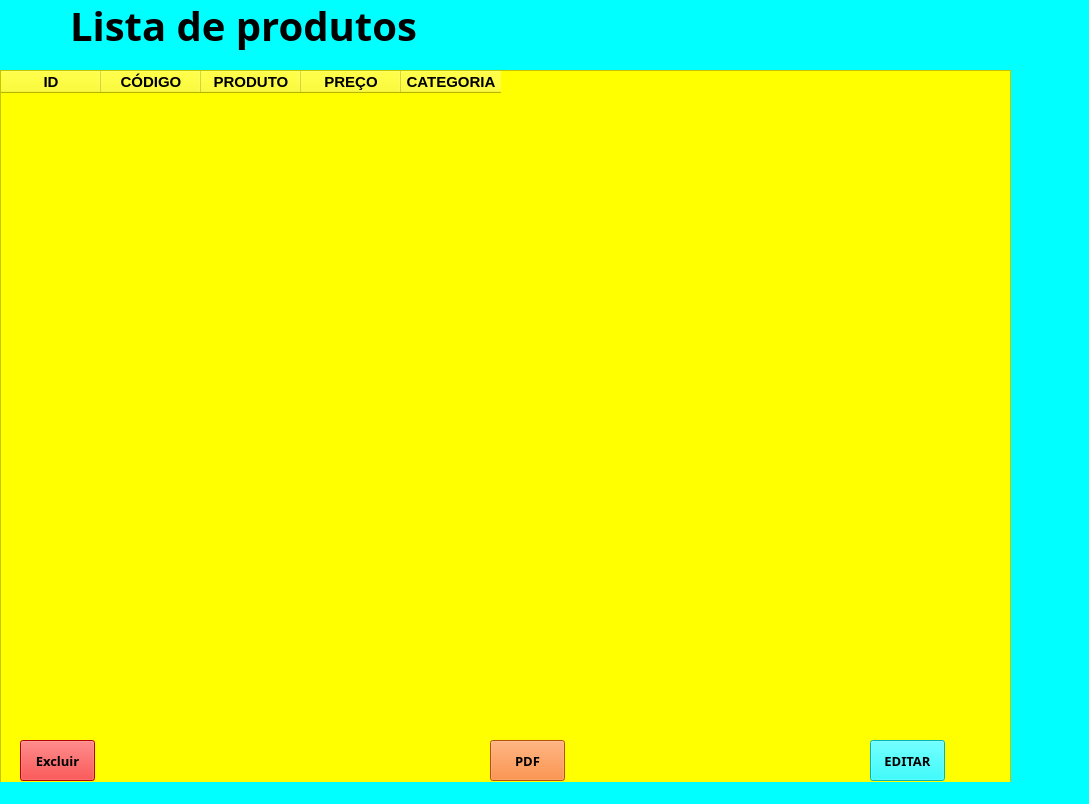
<?xml version="1.0" encoding="UTF-8"?>
<ui version="4.0">
 <class>MainWindow</class>
 <widget class="QMainWindow" name="MainWindow">
  <property name="geometry">
   <rect>
    <x>0</x>
    <y>0</y>
    <width>1089</width>
    <height>804</height>
   </rect>
  </property>
  <property name="windowTitle">
   <string>MainWindow</string>
  </property>
  <property name="styleSheet">
   <string notr="true">background-color: rgb(0, 255, 255);</string>
  </property>
  <widget class="QWidget" name="centralwidget">
   <widget class="QLabel" name="label">
    <property name="geometry">
     <rect>
      <x>70</x>
      <y>-10</y>
      <width>381</width>
      <height>71</height>
     </rect>
    </property>
    <property name="font">
     <font>
      <family>Arial Black</family>
      <pointsize>30</pointsize>
      <weight>75</weight>
      <bold>true</bold>
     </font>
    </property>
    <property name="text">
     <string>Lista de produtos</string>
    </property>
   </widget>
   <widget class="QTableWidget" name="tableWidget">
    <property name="geometry">
     <rect>
      <x>0</x>
      <y>70</y>
      <width>1011</width>
      <height>731</height>
     </rect>
    </property>
    <property name="font">
     <font>
      <pointsize>14</pointsize>
      <weight>75</weight>
      <bold>true</bold>
     </font>
    </property>
    <property name="styleSheet">
     <string notr="true">background-color: rgb(255, 255, 0);</string>
    </property>
    <property name="gridStyle">
     <enum>Qt::NoPen</enum>
    </property>
    <column>
     <property name="text">
      <string>ID</string>
     </property>
     <property name="font">
      <font>
       <pointsize>11</pointsize>
       <weight>75</weight>
       <bold>true</bold>
      </font>
     </property>
    </column>
    <column>
     <property name="text">
      <string>CÓDIGO</string>
     </property>
     <property name="font">
      <font>
       <pointsize>11</pointsize>
       <weight>75</weight>
       <bold>true</bold>
      </font>
     </property>
    </column>
    <column>
     <property name="text">
      <string>PRODUTO</string>
     </property>
     <property name="font">
      <font>
       <pointsize>11</pointsize>
       <weight>75</weight>
       <bold>true</bold>
      </font>
     </property>
    </column>
    <column>
     <property name="text">
      <string>PREÇO</string>
     </property>
     <property name="font">
      <font>
       <pointsize>11</pointsize>
       <weight>75</weight>
       <bold>true</bold>
      </font>
     </property>
    </column>
    <column>
     <property name="text">
      <string>CATEGORIA</string>
     </property>
     <property name="font">
      <font>
       <pointsize>11</pointsize>
       <weight>75</weight>
       <bold>true</bold>
      </font>
     </property>
    </column>
   </widget>
   <widget class="QPushButton" name="pushButton">
    <property name="geometry">
     <rect>
      <x>490</x>
      <y>740</y>
      <width>75</width>
      <height>41</height>
     </rect>
    </property>
    <property name="font">
     <font>
      <family>Montserrat Alternates Black</family>
      <pointsize>10</pointsize>
      <weight>75</weight>
      <bold>true</bold>
     </font>
    </property>
    <property name="styleSheet">
     <string notr="true">
background-color: rgb(255, 111, 15);</string>
    </property>
    <property name="text">
     <string>PDF</string>
    </property>
   </widget>
   <widget class="QPushButton" name="pushButton_2">
    <property name="geometry">
     <rect>
      <x>20</x>
      <y>740</y>
      <width>75</width>
      <height>41</height>
     </rect>
    </property>
    <property name="font">
     <font>
      <family>Montserrat Alternates Black</family>
      <pointsize>10</pointsize>
      <weight>75</weight>
      <bold>true</bold>
     </font>
    </property>
    <property name="styleSheet">
     <string notr="true">background-color: rgb(255, 0, 0);</string>
    </property>
    <property name="text">
     <string>Excluir</string>
    </property>
   </widget>
   <widget class="QPushButton" name="pushButton_3">
    <property name="geometry">
     <rect>
      <x>870</x>
      <y>740</y>
      <width>75</width>
      <height>41</height>
     </rect>
    </property>
    <property name="font">
     <font>
      <family>Montserrat Alternates Black</family>
      <pointsize>10</pointsize>
      <weight>75</weight>
      <bold>true</bold>
     </font>
    </property>
    <property name="text">
     <string>EDITAR</string>
    </property>
   </widget>
  </widget>
  <widget class="QStatusBar" name="statusbar"/>
 </widget>
 <resources/>
 <connections/>
</ui>
